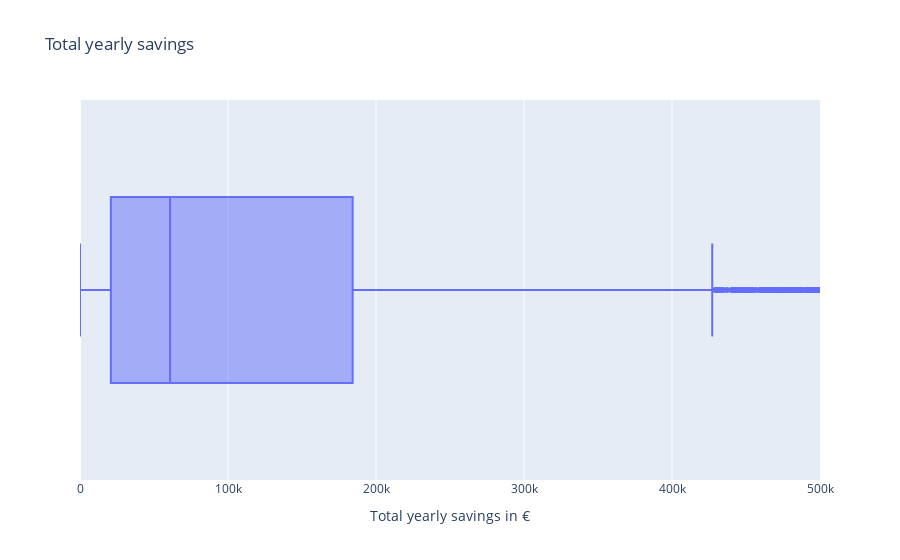

Notebook code for this chart:
### Markdown cell above
## Yearly savings

### Code cell
abs_yearly_savings = abs_diff["total_yearly_costs_eur"]
abs_yearly_savings.name = "Total yearly savings in Eur"
print(abs_yearly_savings.describe().drop("count").to_markdown())

abs_tot_yearly_savings_fig_df = abs_diff.copy()
abs_tot_yearly_savings_fig_df = abs_tot_yearly_savings_fig_df.rename(columns={"total_yearly_costs_eur": "Savings"})
abs_tot_yearly_savings_fig = px.box(
    data_frame=abs_tot_yearly_savings_fig_df,
    x="Savings",
    title="Total yearly savings")
abs_tot_yearly_savings_fig.update_layout(xaxis_title="Total yearly savings in €", yaxis_title="")
abs_tot_yearly_savings_fig.update_xaxes(range=[0, 500e3])
abs_tot_yearly_savings_fig.show()

### Figure 1 — Plotly figure (JSON) as saved in the notebook; plotly's stock layout.template omitted (floating-point values rounded to 4 significant figures; data arrays with more than 128 entries replaced by an {"elided": "..."} marker saying what was removed)
{"data": [{"alignmentgroup": "True", "hovertemplate": "Savings=%{x}<extra></extra>", "legendgroup": "", "marker": {"color": "#636efa"}, "name": "", "notched": false, "offsetgroup": "", "orientation": "h", "showlegend": false, "type": "box", "x": {"elided": "5359 float values"}, "x0": " ", "xaxis": "x", "y0": " ", "yaxis": "y"}], "layout": {"boxmode": "group", "legend": {"tracegroupgap": 0}, "title": {"text": "Total yearly savings"}, "xaxis": {"anchor": "y", "domain": [0, 1], "range": [0, 500000], "title": {"text": "Total yearly savings in €"}}, "yaxis": {"anchor": "x", "domain": [0, 1], "title": {"text": ""}}}}
